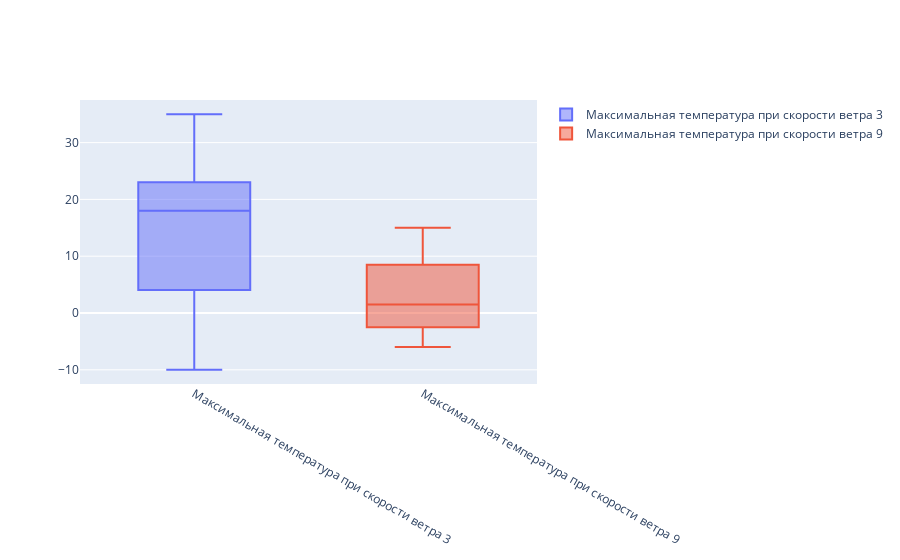

Notebook source saved alongside this figure:
### Code cell
data = []
data.append(
        go.Box(y=Samara_2020[Samara_2020['Скорость ветра']==3]['Максимальная температура'], 
               name='Максимальная температура при скорости ветра 3')
    )
data.append(
        go.Box(y=Samara_2020[Samara_2020['Скорость ветра']==9]['Максимальная температура'], 
               name='Максимальная температура при скорости ветра 9')
    )
iplot(data, show_link = False)

### Figure 1 — Plotly figure (JSON) as saved in the notebook; plotly's stock layout.template omitted (floating-point values rounded to 4 significant figures)
{"data": [{"name": "Максимальная температура при скорости ветра 3", "type": "box", "y": [-2, -2, 0.7, 1.1, 1.1, 0, -2, 0, 2, -5, -3.7, 4, 2, 5.7, 4.5, 6.7, 5, 2, 15.6, 17, 16.1, 9, 10, 15.6, 11, 19, 24, 19.7, 22, 18, 19, 17, 18, 25, 29, 25, 23, 16, 26, 23, 23, 28, 26, 23, 20, 21, 19, 27, 35, 35, 32, 33, 29, 28, 28, 25, 27, 32, 25, 23, 22, 34, 25, 18, 20, 23, 26, 30, 23, 23, 29, 21, 26, 27, 18, 18, 20, 18, 19, 14, 19, 16, 18.7, 19.4, 17, 13.4, 11.2, 4.7, 15, 4.1, 5.3, 6.1, 7, 7.5, 6.2, -5, -2, 0, -6, -5.5, -10, -7.6, -5, -9.1, -8, -7, -8.2, -10]}, {"name": "Максимальная температура при скорости ветра 9", "type": "box", "y": [1, 2, 15, -6]}], "layout": {}}
